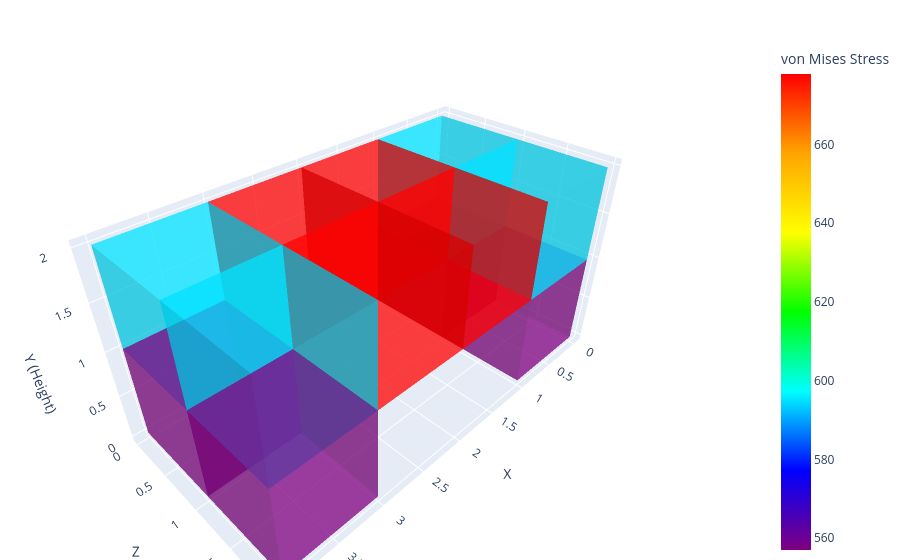

Notebook cell for this chart:
### Code cell
from eval_code.stress import compute_von_mises_stress

coords = [
    {"x": 0, "y": 0, "z": 0, "material": "stone"},
    {"x": 0, "y": 1, "z": 0, "material": "stone"},
    {"x": 1, "y": 1, "z": 0, "material": "stone"},
    {"x": 2, "y": 1, "z": 0, "material": "stone"},
    {"x": 3, "y": 1, "z": 0, "material": "stone"},
    {"x": 3, "y": 0, "z": 0, "material": "stone"},
    {"x": 0, "y": 0, "z": 1, "material": "stone"},
    {"x": 0, "y": 1, "z": 1, "material": "stone"},
    {"x": 1, "y": 1, "z": 1, "material": "stone"},
    {"x": 2, "y": 1, "z": 1, "material": "stone"},
    {"x": 3, "y": 1, "z": 1, "material": "stone"},
    {"x": 3, "y": 0, "z": 1, "material": "stone"},
]

res = compute_von_mises_stress(coords, h_threshold=2.0, eta=0.0)
print(res.von_mises)  # (n,) Pa

plotly_blocks.plot(coords, color=res.von_mises, colorbar_title="von Mises Stress")

### Figure 1 — Plotly figure (JSON) as saved in the notebook; plotly's stock layout.template omitted (floating-point values rounded to 4 significant figures; data arrays with more than 128 entries replaced by an {"elided": "..."} marker saying what was removed)
{"data": [{"facecolor": {"elided": "144 str values"}, "flatshading": true, "i": {"elided": "144 int values"}, "j": {"elided": "144 int values"}, "k": {"elided": "144 int values"}, "opacity": 0.5, "type": "mesh3d", "x": [0, 1, 1, 0, 0, 1, 1, 0, 0, 1, 1, 0, 0, 1, 1, 0, 1, 2, 2, 1, 1, 2, 2, 1, 2, 3, 3, 2, 2, 3, 3, 2, 3, 4, 4, 3, 3, 4, 4, 3, 3, 4, 4, 3, 3, 4, 4, 3, 0, 1, 1, 0, 0, 1, 1, 0, 0, 1, 1, 0, 0, 1, 1, 0, 1, 2, 2, 1, 1, 2, 2, 1, 2, 3, 3, 2, 2, 3, 3, 2, 3, 4, 4, 3, 3, 4, 4, 3, 3, 4, 4, 3, 3, 4, 4, 3], "y": [0, 0, 0, 0, 1, 1, 1, 1, 0, 0, 0, 0, 1, 1, 1, 1, 0, 0, 0, 0, 1, 1, 1, 1, 0, 0, 0, 0, 1, 1, 1, 1, 0, 0, 0, 0, 1, 1, 1, 1, 0, 0, 0, 0, 1, 1, 1, 1, 1, 1, 1, 1, 2, 2, 2, 2, 1, 1, 1, 1, 2, 2, 2, 2, 1, 1, 1, 1, 2, 2, 2, 2, 1, 1, 1, 1, 2, 2, 2, 2, 1, 1, 1, 1, 2, 2, 2, 2, 1, 1, 1, 1, 2, 2, 2, 2], "z": [0, 0, 1, 1, 0, 0, 1, 1, 1, 1, 2, 2, 1, 1, 2, 2, 1, 1, 2, 2, 1, 1, 2, 2, 1, 1, 2, 2, 1, 1, 2, 2, 1, 1, 2, 2, 1, 1, 2, 2, 0, 0, 1, 1, 0, 0, 1, 1, 0, 0, 1, 1, 0, 0, 1, 1, 1, 1, 2, 2, 1, 1, 2, 2, 1, 1, 2, 2, 1, 1, 2, 2, 1, 1, 2, 2, 1, 1, 2, 2, 1, 1, 2, 2, 1, 1, 2, 2, 0, 0, 1, 1, 0, 0, 1, 1]}, {"marker": {"cmax": 677.9, "cmin": 557.0, "color": [557.0, 594.9, 677.9, 677.9, 594.9, 557.0, 557.0, 594.9, 677.9, 677.9, 594.9, 557.0], "colorbar": {"title": {"text": "von Mises Stress"}}, "colorscale": [[0, "#800080"], [0.1667, "#0000FF"], [0.3333, "#00FFFF"], [0.5, "#00FF00"], [0.6667, "#FFFF00"], [0.8333, "#FFA500"], [1, "#FF0000"]], "size": 0.1}, "mode": "markers", "showlegend": false, "type": "scatter3d", "x": [null], "y": [null], "z": [null]}], "layout": {"legend": {"itemsizing": "constant"}, "margin": {"b": 0, "l": 0, "r": 0, "t": 40}, "scene": {"aspectmode": "data", "xaxis": {"title": {"text": "X"}}, "yaxis": {"title": {"text": "Z"}}, "zaxis": {"title": {"text": "Y (Height)"}}}, "title": {"text": ""}}}
